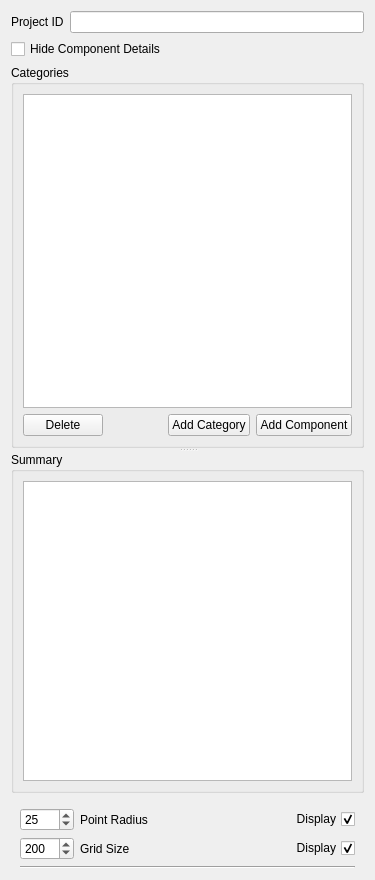
<?xml version="1.0" encoding="UTF-8"?>
<ui version="4.0">
 <class>PointWidget</class>
 <widget class="QWidget" name="PointWidget">
  <property name="geometry">
   <rect>
    <x>0</x>
    <y>0</y>
    <width>375</width>
    <height>880</height>
   </rect>
  </property>
  <property name="windowTitle">
   <string>Form</string>
  </property>
  <layout class="QVBoxLayout" name="verticalLayout_4">
   <item>
    <layout class="QHBoxLayout" name="SurveyId">
     <item>
      <widget class="QLabel" name="label">
       <property name="text">
        <string>Project ID</string>
       </property>
      </widget>
     </item>
     <item>
      <widget class="QLineEdit" name="lineEditSurveyId"/>
     </item>
    </layout>
   </item>
   <item>
    <widget class="QCheckBox" name="checkBoxImageFields">
     <property name="text">
      <string>Hide Component Details</string>
     </property>
    </widget>
   </item>
   <item>
    <widget class="QSplitter" name="splitter">
     <property name="orientation">
      <enum>Qt::Vertical</enum>
     </property>
     <widget class="QGroupBox" name="groupBoxClasses">
      <property name="title">
       <string>Categories</string>
      </property>
      <layout class="QVBoxLayout" name="verticalLayout">
       <item>
        <widget class="QTreeView" name="classTree"/>
       </item>
       <item>
        <layout class="QHBoxLayout" name="horizontalLayout_3">
         <item>
          <widget class="QPushButton" name="pushButtonRemoveClass">
           <property name="maximumSize">
            <size>
             <width>1000</width>
             <height>1000</height>
            </size>
           </property>
           <property name="toolTip">
            <string>Delete class.</string>
           </property>
           <property name="text">
            <string>Delete</string>
           </property>
           <property name="iconSize">
            <size>
             <width>24</width>
             <height>24</height>
            </size>
           </property>
          </widget>
         </item>
         <item>
          <spacer name="horizontalSpacer_2">
           <property name="orientation">
            <enum>Qt::Horizontal</enum>
           </property>
           <property name="sizeHint" stdset="0">
            <size>
             <width>40</width>
             <height>20</height>
            </size>
           </property>
          </spacer>
         </item>
         <item>
          <widget class="QPushButton" name="pushButtonAddCategory">
           <property name="text">
            <string>Add Category</string>
           </property>
          </widget>
         </item>
         <item>
          <widget class="QPushButton" name="pushButtonAddClass">
           <property name="maximumSize">
            <size>
             <width>1000</width>
             <height>1000</height>
            </size>
           </property>
           <property name="toolTip">
            <string>Add component to category</string>
           </property>
           <property name="text">
            <string>Add Component</string>
           </property>
           <property name="iconSize">
            <size>
             <width>24</width>
             <height>24</height>
            </size>
           </property>
          </widget>
         </item>
        </layout>
       </item>
      </layout>
     </widget>
     <widget class="QGroupBox" name="groupBoxSummary">
      <property name="sizePolicy">
       <sizepolicy hsizetype="Preferred" vsizetype="Preferred">
        <horstretch>0</horstretch>
        <verstretch>0</verstretch>
       </sizepolicy>
      </property>
      <property name="title">
       <string>Summary</string>
      </property>
      <layout class="QVBoxLayout" name="verticalLayout_2">
       <item>
        <widget class="QTreeView" name="treeView"/>
       </item>
      </layout>
     </widget>
    </widget>
   </item>
   <item>
    <widget class="QFrame" name="frameControls">
     <layout class="QVBoxLayout" name="verticalLayout_3">
      <property name="topMargin">
       <number>9</number>
      </property>
      <property name="bottomMargin">
       <number>0</number>
      </property>
      <item>
       <layout class="QGridLayout" name="gridLayout">
        <item row="0" column="0">
         <widget class="QSpinBox" name="spinBoxPointRadius">
          <property name="minimum">
           <number>1</number>
          </property>
          <property name="maximum">
           <number>50</number>
          </property>
          <property name="singleStep">
           <number>1</number>
          </property>
          <property name="value">
           <number>25</number>
          </property>
         </widget>
        </item>
        <item row="0" column="1">
         <widget class="QLabel" name="label_2">
          <property name="text">
           <string>Point Radius</string>
          </property>
         </widget>
        </item>
        <item row="0" column="2">
         <spacer name="horizontalSpacer">
          <property name="orientation">
           <enum>Qt::Horizontal</enum>
          </property>
          <property name="sizeHint" stdset="0">
           <size>
            <width>40</width>
            <height>20</height>
           </size>
          </property>
         </spacer>
        </item>
        <item row="0" column="3">
         <widget class="QLabel" name="labelPointColor">
          <property name="toolTip">
           <string>Active class point color. Click to change.</string>
          </property>
          <property name="text">
           <string/>
          </property>
         </widget>
        </item>
        <item row="0" column="4">
         <widget class="QCheckBox" name="checkBoxDisplayPoints">
          <property name="toolTip">
           <string>Display points.</string>
          </property>
          <property name="layoutDirection">
           <enum>Qt::RightToLeft</enum>
          </property>
          <property name="text">
           <string>Display</string>
          </property>
          <property name="checked">
           <bool>true</bool>
          </property>
         </widget>
        </item>
        <item row="1" column="0">
         <widget class="QSpinBox" name="spinBoxGrid">
          <property name="maximum">
           <number>1000</number>
          </property>
          <property name="singleStep">
           <number>50</number>
          </property>
          <property name="value">
           <number>200</number>
          </property>
         </widget>
        </item>
        <item row="1" column="1">
         <widget class="QLabel" name="label_3">
          <property name="text">
           <string>Grid Size</string>
          </property>
         </widget>
        </item>
        <item row="1" column="2">
         <spacer name="horizontalSpacer_4">
          <property name="orientation">
           <enum>Qt::Horizontal</enum>
          </property>
          <property name="sizeHint" stdset="0">
           <size>
            <width>40</width>
            <height>20</height>
           </size>
          </property>
         </spacer>
        </item>
        <item row="1" column="3">
         <widget class="QLabel" name="labelGridColor">
          <property name="toolTip">
           <string>Grid color. Click to change.</string>
          </property>
          <property name="text">
           <string/>
          </property>
         </widget>
        </item>
        <item row="1" column="4">
         <widget class="QCheckBox" name="checkBoxDisplayGrid">
          <property name="toolTip">
           <string>Display grid.</string>
          </property>
          <property name="layoutDirection">
           <enum>Qt::RightToLeft</enum>
          </property>
          <property name="text">
           <string>Display</string>
          </property>
          <property name="checked">
           <bool>true</bool>
          </property>
         </widget>
        </item>
       </layout>
      </item>
      <item>
       <widget class="Line" name="line_2">
        <property name="orientation">
         <enum>Qt::Horizontal</enum>
        </property>
       </widget>
      </item>
     </layout>
    </widget>
   </item>
  </layout>
 </widget>
 <resources/>
 <connections/>
</ui>
